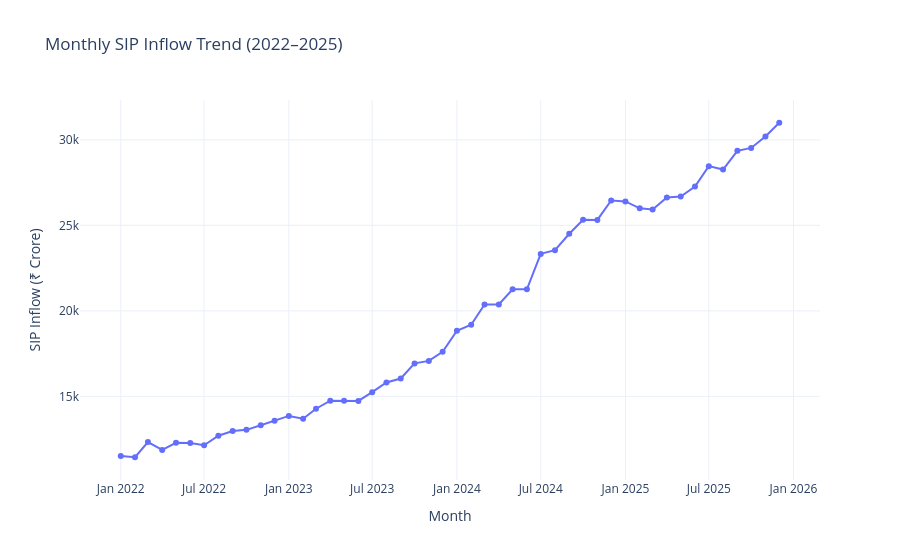

The code cell stored with this chart in its notebook:
### Code cell
fig = px.line(
    sip,
    x="month",
    y="sip_inflow_crore",
    title="Monthly SIP Inflow Trend (2022–2025)",
    markers=True
)

fig.update_layout(
    xaxis_title="Month",
    yaxis_title="SIP Inflow (₹ Crore)",
    template="plotly_white"
)

fig.show()

### Figure 1 — Plotly figure (JSON) as saved in the notebook; plotly's stock layout.template omitted (floating-point values rounded to 4 significant figures)
{"data": [{"hovertemplate": "month=%{x}<br>sip_inflow_crore=%{y}<extra></extra>", "legendgroup": "", "line": {"color": "#636efa", "dash": "solid"}, "marker": {"symbol": "circle"}, "mode": "lines+markers", "name": "", "orientation": "v", "showlegend": false, "type": "scatter", "x": ["2022-01-01T00:00:00", "2022-02-01T00:00:00", "2022-03-01T00:00:00", "2022-04-01T00:00:00", "2022-05-01T00:00:00", "2022-06-01T00:00:00", "2022-07-01T00:00:00", "2022-08-01T00:00:00", "2022-09-01T00:00:00", "2022-10-01T00:00:00", "2022-11-01T00:00:00", "2022-12-01T00:00:00", "2023-01-01T00:00:00", "2023-02-01T00:00:00", "2023-03-01T00:00:00", "2023-04-01T00:00:00", "2023-05-01T00:00:00", "2023-06-01T00:00:00", "2023-07-01T00:00:00", "2023-08-01T00:00:00", "2023-09-01T00:00:00", "2023-10-01T00:00:00", "2023-11-01T00:00:00", "2023-12-01T00:00:00", "2024-01-01T00:00:00", "2024-02-01T00:00:00", "2024-03-01T00:00:00", "2024-04-01T00:00:00", "2024-05-01T00:00:00", "2024-06-01T00:00:00", "2024-07-01T00:00:00", "2024-08-01T00:00:00", "2024-09-01T00:00:00", "2024-10-01T00:00:00", "2024-11-01T00:00:00", "2024-12-01T00:00:00", "2025-01-01T00:00:00", "2025-02-01T00:00:00", "2025-03-01T00:00:00", "2025-04-01T00:00:00", "2025-05-01T00:00:00", "2025-06-01T00:00:00", "2025-07-01T00:00:00", "2025-08-01T00:00:00", "2025-09-01T00:00:00", "2025-10-01T00:00:00", "2025-11-01T00:00:00", "2025-12-01T00:00:00"], "xaxis": "x", "y": [11517, 11438, 12328, 11863, 12286, 12276, 12140, 12694, 12976, 13040, 13306, 13573, 13856, 13687, 14276, 14749, 14749, 14734, 15245, 15814, 16042, 16928, 17073, 17610, 18838, 19187, 20371, 20371, 21262, 21262, 23332, 23547, 24509, 25323, 25320, 26459, 26400, 25999, 25926, 26632, 26688, 27274, 28464, 28265, 29361, 29529, 30200, 31002], "yaxis": "y"}], "layout": {"legend": {"tracegroupgap": 0}, "title": {"text": "Monthly SIP Inflow Trend (2022–2025)"}, "xaxis": {"anchor": "y", "domain": [0, 1], "title": {"text": "Month"}}, "yaxis": {"anchor": "x", "domain": [0, 1], "title": {"text": "SIP Inflow (₹ Crore)"}}}}
